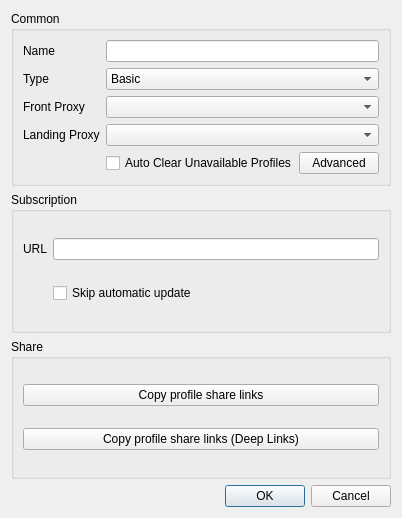
<?xml version="1.0" encoding="UTF-8"?>
<ui version="4.0">
 <class>DialogEditGroup</class>
 <widget class="QDialog" name="DialogEditGroup">
  <property name="geometry">
   <rect>
    <x>0</x>
    <y>0</y>
    <width>402</width>
    <height>518</height>
   </rect>
  </property>
  <property name="minimumSize">
   <size>
    <width>400</width>
    <height>300</height>
   </size>
  </property>
  <property name="windowTitle">
   <string>Edit Group</string>
  </property>
  <layout class="QVBoxLayout" name="verticalLayout">
   <item>
    <widget class="QGroupBox" name="cat_common">
     <property name="sizePolicy">
      <sizepolicy hsizetype="Preferred" vsizetype="Maximum">
       <horstretch>0</horstretch>
       <verstretch>0</verstretch>
      </sizepolicy>
     </property>
     <property name="title">
      <string>Common</string>
     </property>
     <layout class="QGridLayout" name="main">
      <item row="3" column="1">
       <widget class="QComboBox" name="landing_proxy"/>
      </item>
      <item row="1" column="1">
       <widget class="QComboBox" name="type">
        <item>
         <property name="text">
          <string>Basic</string>
         </property>
        </item>
        <item>
         <property name="text">
          <string>Subscription</string>
         </property>
        </item>
       </widget>
      </item>
      <item row="0" column="0">
       <widget class="QLabel" name="label">
        <property name="text">
         <string>Name</string>
        </property>
       </widget>
      </item>
      <item row="3" column="0">
       <widget class="QLabel" name="landing_proxy_l">
        <property name="text">
         <string>Landing Proxy</string>
        </property>
       </widget>
      </item>
      <item row="2" column="1">
       <layout class="QHBoxLayout" name="horizontalLayout">
        <item>
         <widget class="QComboBox" name="front_proxy"/>
        </item>
       </layout>
      </item>
      <item row="1" column="0">
       <widget class="QLabel" name="label_2">
        <property name="text">
         <string>Type</string>
        </property>
       </widget>
      </item>
      <item row="2" column="0">
       <widget class="QLabel" name="front_proxy_l">
        <property name="text">
         <string>Front Proxy</string>
        </property>
       </widget>
      </item>
      <item row="0" column="1">
       <widget class="QLineEdit" name="name"/>
      </item>
      <item row="4" column="1">
       <layout class="QHBoxLayout" name="common_options_layout">
        <item>
         <widget class="QCheckBox" name="auto_clear_unavailable">
          <property name="text">
           <string>Auto Clear Unavailable Profiles</string>
          </property>
         </widget>
        </item>
        <item>
         <spacer name="common_options_spacer">
          <property name="orientation">
           <enum>Qt::Orientation::Horizontal</enum>
          </property>
          <property name="sizeHint" stdset="0">
           <size>
            <width>0</width>
            <height>0</height>
           </size>
          </property>
         </spacer>
        </item>
        <item>
         <widget class="QPushButton" name="advanced">
          <property name="text">
           <string>Advanced</string>
          </property>
         </widget>
        </item>
       </layout>
      </item>
     </layout>
     <zorder>label</zorder>
     <zorder>front_proxy_l</zorder>
     <zorder>type</zorder>
     <zorder>label_2</zorder>
     <zorder>landing_proxy</zorder>
     <zorder>landing_proxy_l</zorder>
     <zorder>name</zorder>
     <zorder>auto_clear_unavailable</zorder>
    </widget>
   </item>
   <item>
    <widget class="QGroupBox" name="cat_sub">
     <property name="title">
      <string>Subscription</string>
     </property>
     <layout class="QGridLayout" name="_2">
      <item row="0" column="0">
       <widget class="QLabel" name="label_4">
        <property name="text">
         <string>URL</string>
        </property>
       </widget>
      </item>
      <item row="0" column="1">
       <widget class="MyLineEdit" name="url"/>
      </item>
      <item row="1" column="1">
       <widget class="QCheckBox" name="skip_auto_update">
        <property name="text">
         <string>Skip automatic update</string>
        </property>
       </widget>
      </item>
     </layout>
    </widget>
   </item>
   <item>
    <widget class="QGroupBox" name="cat_share">
     <property name="title">
      <string>Share</string>
     </property>
     <layout class="QVBoxLayout" name="verticalLayout_2">
      <item>
       <widget class="QPushButton" name="copy_links">
        <property name="text">
         <string>Copy profile share links</string>
        </property>
       </widget>
      </item>
      <item>
       <widget class="QPushButton" name="copy_links_nkr">
        <property name="text">
         <string>Copy profile share links (Deep Links)</string>
        </property>
       </widget>
      </item>
     </layout>
    </widget>
   </item>
   <item>
    <widget class="QDialogButtonBox" name="buttonBox">
     <property name="standardButtons">
      <set>QDialogButtonBox::StandardButton::Cancel|QDialogButtonBox::StandardButton::Ok</set>
     </property>
    </widget>
   </item>
  </layout>
 </widget>
 <customwidgets>
  <customwidget>
   <class>MyLineEdit</class>
   <extends>QLineEdit</extends>
   <header>include/ui/utils/MyLineEdit.h</header>
  </customwidget>
 </customwidgets>
 <tabstops>
  <tabstop>name</tabstop>
  <tabstop>type</tabstop>
  <tabstop>auto_clear_unavailable</tabstop>
  <tabstop>advanced</tabstop>
  <tabstop>url</tabstop>
  <tabstop>skip_auto_update</tabstop>
  <tabstop>copy_links</tabstop>
  <tabstop>copy_links_nkr</tabstop>
 </tabstops>
 <resources/>
 <connections>
  <connection>
   <sender>buttonBox</sender>
   <signal>rejected()</signal>
   <receiver>DialogEditGroup</receiver>
   <slot>reject()</slot>
   <hints>
    <hint type="sourcelabel">
     <x>199</x>
     <y>275</y>
    </hint>
    <hint type="destinationlabel">
     <x>199</x>
     <y>149</y>
    </hint>
   </hints>
  </connection>
  <connection>
   <sender>buttonBox</sender>
   <signal>accepted()</signal>
   <receiver>DialogEditGroup</receiver>
   <slot>accept()</slot>
   <hints>
    <hint type="sourcelabel">
     <x>199</x>
     <y>291</y>
    </hint>
    <hint type="destinationlabel">
     <x>199</x>
     <y>157</y>
    </hint>
   </hints>
  </connection>
 </connections>
</ui>
